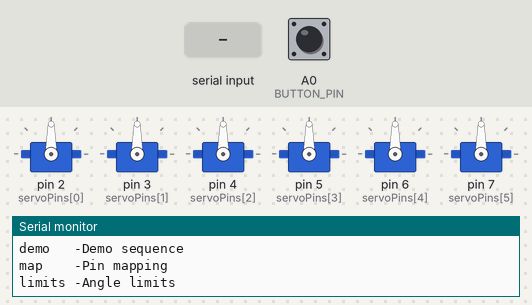
A sketch run on a simulated Arduino Uno, built with avr-gcc and run on an emulated ATmega328P. Parts: 6 × servo, the last lines printed to the serial monitor. Inputs (shaded band) come from the test bench; at power-on: A0 (BUTTON_PIN) HIGH.

Above: at 3.0 s.
3.1 s: A0 (BUTTON_PIN) pulled LOW for 0.15 s
At 4.55 s:
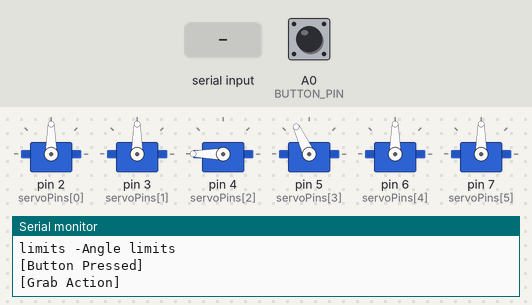
12.1 s: "status 1\n" received over Serial
15.1 s: "test 1\n" received over Serial
At 15.9 s:
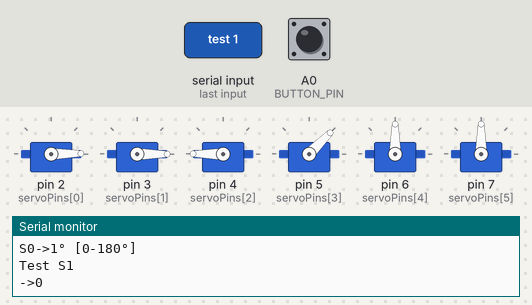
18.1 s: "reset\n" received over Serial
At 18.43 s:
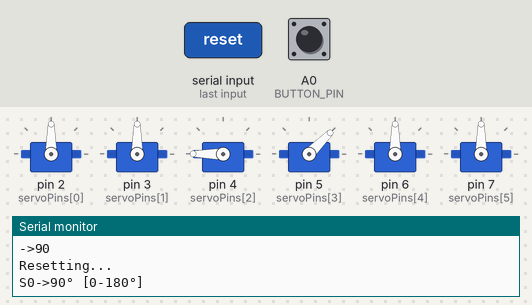
20.0 s: "test\n" received over Serial
At 21.3 s:
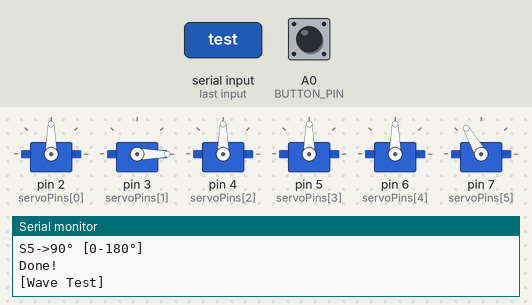
23.0 s: "sweep\n" received over Serial
At 25.1 s:
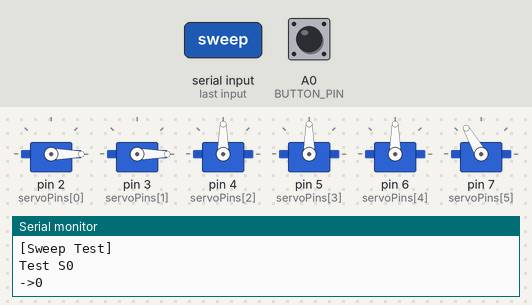
Timing chart, 0 to 31.3 s (numbered marks = the images above; inputs shaded):
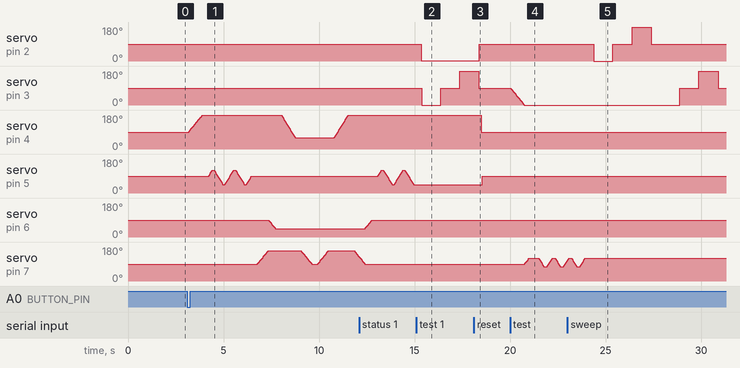

The sketch:

arduino.ino
```cpp
/*
 * Arduino 六轴机器人舵机控制程序
 * 功能：串口控制
 * 舵机类型：180度标准舵机（非270度连续旋转）
 * 硬件：Arduino Uno/Nano/Mega + 6个180度舵机
 */

#include <Servo.h>

// ========== 舵机配置 ==========
Servo myServos[6];

// 物理引脚映射（Sensor Shield V5.0 数字口）
// 注意：引脚0和1是串口，不能用于舵机！
// 建议使用引脚 2-7 或 3-8

// 如果您的舵机插在 Sensor Shield 的 0-5 口：
// 请重新插到 2-7 口（或 3-8 口），因为 0 和 1 是串口引脚
//
// 当前配置：舵机插在 Sensor Shield 的 2-7 数字口
int servoPins[] = {2, 3, 4, 5, 6, 7};  // 对应 Sensor Shield D2-D7

// 舵机逻辑编号映射（如果接线顺序不对，修改这里）
// 默认：逻辑舵机0对应物理引脚2，逻辑舵机5对应物理引脚7
int servoMapping[] = {0, 1, 2, 3, 4, 5};  // 逻辑编号到物理编号的映射

int currentAngles[] = {90, 90, 90, 90, 90, 90};  // 初始角度都是90度（中间位置）

// ========== 按钮配置 ==========
#define BUTTON_PIN A0  // 按钮连接到A0引脚（也可以用A1-A5）
int lastButtonState = HIGH;  // 上一次按钮状态（HIGH=未按下，LOW=按下）
int buttonState = HIGH;      // 当前按钮状态
unsigned long lastDebounceTime = 0;  // 上次按钮状态改变的时间
unsigned long debounceDelay = 50;    // 防抖延迟（毫秒）

// ========== 每个舵机的安全角度范围 ==========
// 格式：{最小角度, 最大角度}
int servoLimits[6][2] = {
  {0, 180},   // 舵机0: 无限制 (0-180度)
  {0, 180},   // 舵机1: 无限制 (0-180度)
  {0, 180},   // 舵机2: 无限制 (0-180度)
  {0, 180},   // 舵机3: 无限制 (0-180度)
  {0, 180},   // 舵机4: 无限制 (0-180度)
  {0, 180}    // 舵机5: 无限制 (0-180度)
};

// ========== 舵机控制函数（带安全限制）==========
void setServoAngle(int logicalIndex, int angle) {
  angle = constrain(angle, 0, 180);
  int minAngle = servoLimits[logicalIndex][0];
  int maxAngle = servoLimits[logicalIndex][1];
  angle = constrain(angle, minAngle, maxAngle);

  int physicalIndex = servoMapping[logicalIndex];
  myServos[physicalIndex].write(angle);
  currentAngles[logicalIndex] = angle;

  Serial.print(F("S"));
  Serial.print(logicalIndex);
  Serial.print(F("->"));
  Serial.print(angle);
  Serial.print(F("° ["));
  Serial.print(minAngle);
  Serial.print(F("-"));
  Serial.print(maxAngle);
  Serial.println(F("°]"));
}

// ========== 显示当前状态 ==========
void printCurrentAngles() {
  Serial.println(F("\n[Status]"));
  for (int i = 0; i < 6; i++) {
    Serial.print(F("S"));
    Serial.print(i);
    Serial.print(F(":"));
    Serial.print(currentAngles[i]);
    Serial.println(F("°"));
  }
}

// ========== 串口命令处理 ==========
void handleSerialCommands() {
  if (Serial.available() > 0) {
    String command = Serial.readStringUntil('\n');
    command.trim();

    // 命令格式:
    // "0 90" (舵机索引 角度)
    // "all 90" (所有舵机同一角度)
    // "status" (显示当前角度)
    // "reset" (复位到90度)

    if (command == "status") {
      printCurrentAngles();
    }
    else if (command == "map") {
      Serial.println(F("\n[Pin Map]"));
      for (int i = 0; i < 6; i++) {
        Serial.print(F("S"));
        Serial.print(i);
        Serial.print(F("->P"));
        Serial.println(servoPins[servoMapping[i]]);
      }
    }
    else if (command == "reset") {
      Serial.println(F("Resetting..."));
      for (int i = 0; i < 6; i++) {
        setServoAngle(i, 90);
        delay(50);
      }
      Serial.println(F("Done!"));
    }
    else if (command == "test") {
      // 输入 test 就执行安全范围测试
      safeRangeTest();
    }
    else if (command == "grab") {
      // 输入 grab 执行抓取动作
      grabAction();
    }
    else if (command == "sweep") {
      sweepTest();
    }
    else if (command == "demo") {
      demoSequence();
    }
    else if (command == "limits") {
      Serial.println(F("\n[Limits]"));
      Serial.println(F("S0:65-180 S1:65-180 S2:90"));
      Serial.println(F("S3:90-150 S4:30-90 S5:0-90"));
    }
    else if (command == "help" || command == "?") {
      printHelp();
    }
    else if (command.startsWith("test ")) {
      int servoIndex = command.substring(5).toInt();
      if (servoIndex >= 0 && servoIndex < 6) {
        testServo(servoIndex);
      } else {
        Serial.println("错误：舵机索引必须是 0-5");
      }
    }
    else if (command.startsWith("all ")) {
      int angle = command.substring(4).toInt();
      Serial.print(F("All->"));
      Serial.println(angle);
      for (int i = 0; i < 6; i++) {
        setServoAngle(i, angle);
        delay(50);
      }
    }
    else {
      int spaceIndex = command.indexOf(' ');
      if (spaceIndex > 0) {
        int servoIndex = command.substring(0, spaceIndex).toInt();
        int angle = command.substring(spaceIndex + 1).toInt();

        if (servoIndex >= 0 && servoIndex < 6) {
          setServoAngle(servoIndex, angle);
        } else {
          Serial.println(F("ERR:idx 0-5"));
        }
      } else if (command.length() > 0) {
        Serial.println(F("ERR:type 'help'"));
      }
    }
  }
}

// ========== 舵机测试函数（诊断用）==========
void testServo(int logicalIndex) {
  int physicalIndex = servoMapping[logicalIndex];
  Serial.print(F("\nTest S"));
  Serial.println(logicalIndex);

  myServos[physicalIndex].write(0);
  Serial.println(F("->0"));
  delay(1000);

  myServos[physicalIndex].write(90);
  Serial.println(F("->90"));
  delay(1000);

  myServos[physicalIndex].write(180);
  Serial.println(F("->180"));
  delay(1000);

  myServos[physicalIndex].write(90);
  Serial.println(F("->90"));
  currentAngles[logicalIndex] = 90;
}

// ========== 扫描测试所有舵机 ==========
void sweepTest() {
  Serial.println(F("\n[Sweep Test]"));
  for (int i = 0; i < 6; i++) {
    testServo(i);
    delay(500);
  }
  Serial.println(F("Done!"));
}

// ========== 平滑移动函数 ==========
void smoothMove(int id, int target, int spd) {
  int cur = currentAngles[id];
  int minA = servoLimits[id][0];
  int maxA = servoLimits[id][1];
  target = constrain(target, minA, maxA);

  int p = servoMapping[id];

  if (cur < target) {
    for (int i = cur; i <= target; i++) {
      myServos[p].write(i);
      delay(spd);
    }
  } else {
    for (int i = cur; i >= target; i--) {
      myServos[p].write(i);
      delay(spd);
    }
  }
  currentAngles[id] = target;
}

// ========== 机械臂舞蹈测试 ==========
void safeRangeTest() {
  Serial.println(F("\n[Wave Test]"));

  // Init
  smoothMove(1, 0, 8);    // 夹子移到0度
  smoothMove(5, 120, 8);  // 底座移到120度起始位置
  delay(500);

  // Wave Hello (招手)
  Serial.println(F("Wave"));
  for(int i=0; i<3; i++) {
    smoothMove(5, 75, 6);   // 底座移到75度
    delay(150);
    smoothMove(5, 120, 6);  // 底座移回120度
    delay(150);
  }

  delay(300);
  Serial.println(F("Done!"));
}

// ========== 抓取动作 ==========
void grabAction() {
  Serial.println(F("\n[Grab Action]"));

  // 1. 初始位置
  smoothMove(2, 180, 8);
  smoothMove(5, 90, 8);
  smoothMove(4, 90, 8);
  delay(300);

  // 2. 舵机3在120-45度来回两次
  for(int i=0; i<2; i++) {
    smoothMove(3, 120, 6);
    delay(100);
    smoothMove(3, 45, 6);
    delay(100);
  }

  // 3. 舵机3回到90度
  smoothMove(3, 90, 6);
  delay(300);

  // 4. 移动舵机5和4
  smoothMove(5, 160, 8);
  smoothMove(4, 45, 8);
  delay(300);

  // 5. 舵机2到60度
  smoothMove(2, 60, 6);
  delay(300);

  // 6. 舵机5回90度
  smoothMove(5, 90, 8);
  delay(300);

  // 7. 舵机5到160度
  smoothMove(5, 160, 8);
  delay(300);

  // 8. 舵机2到180度
  smoothMove(2, 180, 6);
  delay(300);

  // 9. 舵机5和4回中位
  smoothMove(5, 90, 8);
  smoothMove(4, 90, 8);
  delay(300);

  // 10. 舵机3在120-45度来回两次
  for(int i=0; i<2; i++) {
    smoothMove(3, 120, 6);
    delay(100);
    smoothMove(3, 45, 6);
    delay(100);
  }

  delay(300);
  Serial.println(F("Done!"));
}

// ========== 按钮检测函数 ==========
void checkButton() {
  int reading = digitalRead(BUTTON_PIN);

  // 如果按钮状态改变，重置防抖计时器
  if (reading != lastButtonState) {
    lastDebounceTime = millis();
  }

  // 如果状态稳定超过防抖延迟时间
  if ((millis() - lastDebounceTime) > debounceDelay) {
    // 如果按钮状态确实改变了
    if (reading != buttonState) {
      buttonState = reading;

      // 如果按钮被按下（从HIGH变为LOW）
      if (buttonState == LOW) {
        Serial.println(F("\n[Button Pressed]"));
        grabAction();  // 执行抓取动作
      }
    }
  }

  lastButtonState = reading;
}

// ========== 演示动作序列 ==========
void demoSequence() {
  Serial.println(F("\n[Demo]"));

  Serial.println(F("1.Reset"));
  setServoAngle(5, 45);
  delay(500);
  setServoAngle(4, 60);
  delay(500);
  setServoAngle(3, 120);
  delay(500);
  setServoAngle(2, 90);
  delay(500);
  setServoAngle(1, 122);
  delay(1000);

  Serial.println(F("2.Base"));
  for (int a = 0; a <= 90; a += 5) {
    setServoAngle(5, a);
    delay(50);
  }
  delay(1000);

  Serial.println(F("3.Arm"));
  for (int a = 30; a <= 90; a += 5) {
    setServoAngle(4, a);
    delay(50);
  }
  delay(1000);

  Serial.println(F("4.Forearm"));
  for (int a = 90; a <= 150; a += 5) {
    setServoAngle(3, a);
    delay(50);
  }
  delay(1000);

  Serial.println(F("5.Close"));
  for (int a = 180; a >= 65; a -= 5) {
    setServoAngle(1, a);
    delay(30);
  }
  delay(1000);

  Serial.println(F("6.Open"));
  for (int a = 65; a <= 180; a += 5) {
    setServoAngle(1, a);
    delay(30);
  }
  delay(1000);

  Serial.println(F("7.Return"));
  setServoAngle(5, 45);
  delay(300);
  setServoAngle(4, 60);
  delay(300);
  setServoAngle(3, 120);
  delay(300);
  setServoAngle(1, 122);
  delay(500);

  Serial.println(F("Done!"));
}

// ========== 显示帮助信息 ==========
void printHelp() {
  Serial.println(F("\n[Commands]"));
  Serial.println(F("0 90   -Set S0 to 90deg"));
  Serial.println(F("all 90 -All to 90deg"));
  Serial.println(F("reset  -Reset all"));
  Serial.println(F("status -Show angles"));
  Serial.println(F("test   -Wave action"));
  Serial.println(F("grab   -Grab action"));
  Serial.println(F("test 3 -Test S3"));
  Serial.println(F("sweep  -Test all"));
  Serial.println(F("demo   -Demo sequence"));
  Serial.println(F("map    -Pin mapping"));
  Serial.println(F("limits -Angle limits"));
}

// ========== Arduino Setup ==========
void setup() {
  Serial.begin(115200);
  Serial.println(F("\n\n=== Robot Init ==="));

  // 初始化按钮引脚
  pinMode(BUTTON_PIN, INPUT_PULLUP);  // 使用内部上拉电阻
  Serial.print(F("Button on Pin "));
  Serial.println(BUTTON_PIN);

  for (int i = 0; i < 6; i++) {
    myServos[i].attach(servoPins[i], 500, 2500);
    myServos[i].write(90);
    Serial.print(F("P"));
    Serial.print(servoPins[i]);
    Serial.println(F("->90"));
    delay(300);
  }

  Serial.println(F("\n=== Ready! ==="));
  printHelp();
}

// ========== Arduino Loop ==========
void loop() {
  handleSerialCommands();
  checkButton();  // 检测按钮
  delay(10);
}
```

Measured:
- after the input at 15.1 s, servo on pin 3 (servoPins[1]): 90° → 0° after 0.27 s, → 90° 1.0 s later, → 180° 1.0 s later
- after the input at 18.1 s, servo on pin 2 (servoPins[0]): 1° → 90° after 0.28 s; servo on pin 4 (servoPins[2]): 180° → 90° after 0.38 s; servo on pin 5 (servoPins[3]): 45° → 90° after 0.43 s
- after the input at 23.0 s, servo on pin 2 (servoPins[0]): 90° → 0° after 1.4 s, → 90° 1.0 s later, → 180° 1.0 s later, → 90° 1.0 s later; servo on pin 3 (servoPins[1]): 0° → 90° after 5.9 s, → 180° 1.0 s later, → 90° 1.0 s later
